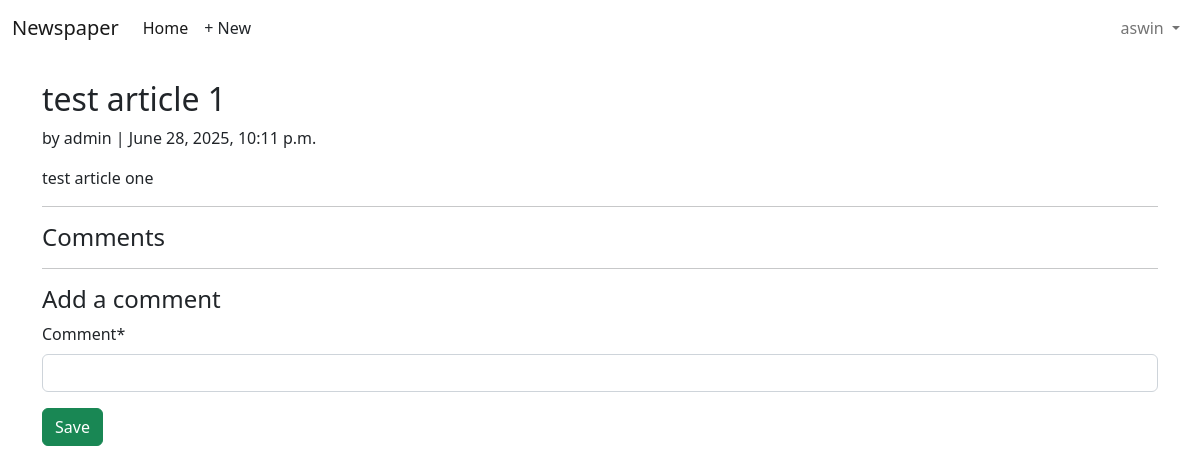
The page /articles/2/ (signed in) on the database as committed earlier.
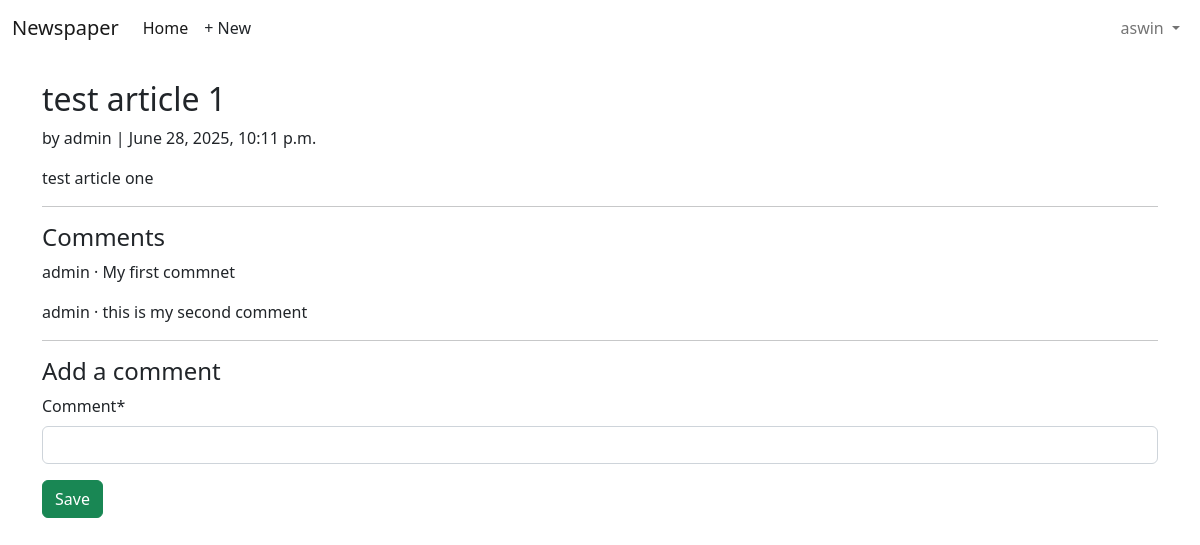
The same page on the database as committed later.
### articles/models.py (models this page shows, shortened)
class Comment(models.Model):
    article = models.ForeignKey(Article, on_delete=models.CASCADE)
    comment = models.CharField(max_length=140)
    author = models.ForeignKey(
    settings.AUTH_USER_MODEL,
    on_delete=models.CASCADE,
    )
    def __str__(self):
        return self.comment

### accounts/models.py (models this page shows)
class CustomUser(AbstractUser):
    age = models.PositiveIntegerField(null=True, blank=True)

### articles/views.py (the view, shortened to what this page needs)
# urls.py: path("<int:pk>/", ArticleDetailView.as_view(), name="article_detail"),
class ArticleDetailView(LoginRequiredMixin,DetailView):
    def get(self, request, *args, **kwargs):
        view = CommentGet.as_view()
        return view(request, *args, **kwargs)

### articles/forms.py
class CommentForm(forms.ModelForm):
    class Meta:
        model = Comment
        fields = ("comment",)

### articles/views.py (called while the page is built)
    def get_context_data(self, **kwargs):
        context = super().get_context_data(**kwargs)
        context["form"] = CommentForm()
        return context

### templates/article_detail.html (shortened to what this page needs)
{% extends "base.html" %}
{% load crispy_forms_tags %}
{% block content %}
<div class="article-entry">
<h2>{{ object.title }}</h2>
<p>by {{ object.author }} | {{ object.date }}</p>
<p>{{ object.body }}</p>
</div>
  <hr>
<h4>Comments</h4>
{% for comment in article.comment_set.all %}
<p>{{ comment.author }} &middot; {{ comment }}</p>
{% endfor %}
<hr>
<h4>Add a comment</h4>
<form action="" method="post">{% csrf_token %}
  {{ form|crispy }}
<button class="btn btn-success ml-2" type="submit">Save</button>
</form>
{% endblock content %}

Rows that differ between the two databases and show on the page:
added Comment: author "admin", comment "My first commnet"
added Comment: author "admin", comment "this is my second comment"
